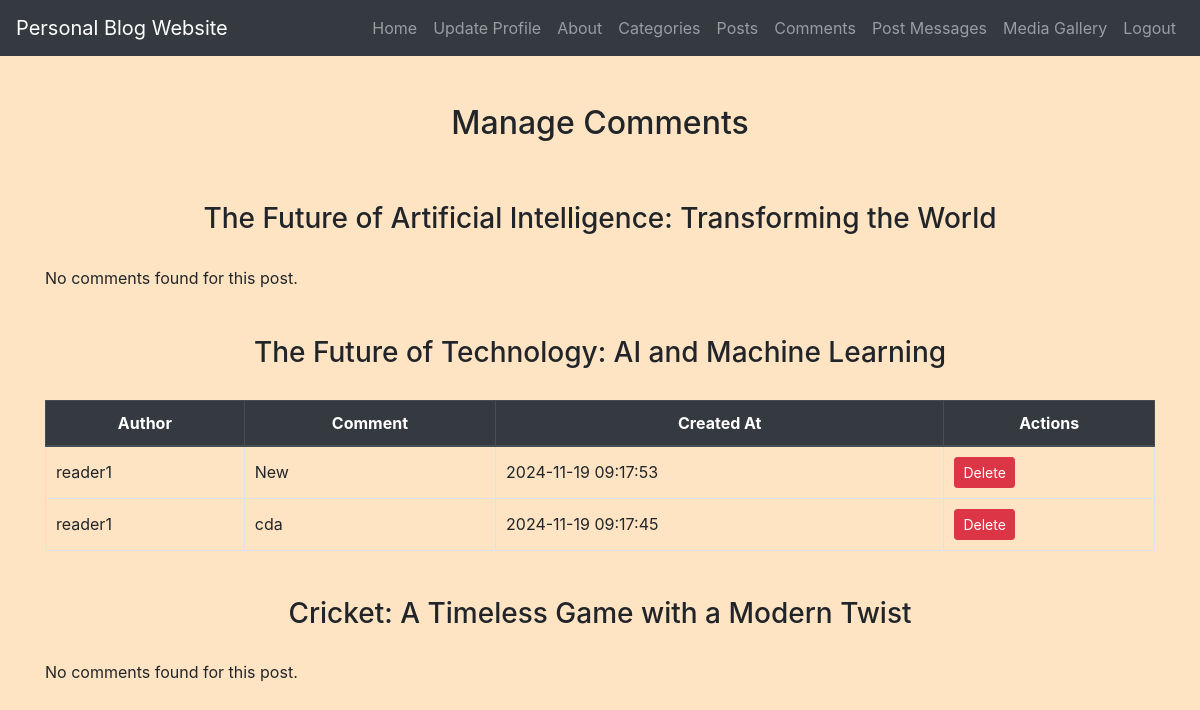
The page /creator/comments.php (signed in) on the database its author committed.
### tables this page shows
CREATE TABLE `blogposts` (
  `id` int(11) NOT NULL,
  `title` varchar(255) NOT NULL,
  `content` text NOT NULL,
  `author_id` int(11) NOT NULL,
  `category_id` int(11) NOT NULL,
  `featured_image` varchar(255) DEFAULT NULL,
  `status` enum('published','draft') NOT NULL,
  `created_at` timestamp NOT NULL DEFAULT current_timestamp(),
  `updated_at` timestamp NOT NULL DEFAULT current_timestamp() ON UPDATE current_timestamp()
);

CREATE TABLE `comments` (
  `id` int(11) NOT NULL,
  `post_id` int(11) NOT NULL,
  `comment` text NOT NULL,
  `author_name` varchar(255) NOT NULL,
  `created_at` timestamp NOT NULL DEFAULT current_timestamp()
);

### creator/comments.php (the view, shortened to what this page needs)
<?php
include('config.php');
$sql = "SELECT * FROM BlogPosts WHERE author_id = ?";
$stmt = mysqli_prepare($conn, $sql);
mysqli_stmt_bind_param($stmt, "i", $_SESSION["id"]);
mysqli_stmt_execute($stmt);
$result = mysqli_stmt_get_result($stmt);
?>
<!DOCTYPE html>
<html lang="en">
<head>
    <link rel="stylesheet" href="https://maxcdn.bootstrapcdn.com/bootstrap/4.5.2/css/bootstrap.min.css">
    <link rel="stylesheet" href="../css/style.css">
</head>
<body>
<?php include('navbar.php'); ?>
<div class="container mt-5">
    <h2>Manage Comments</h2>
    <div class="row">
        <?php
        while ($post = mysqli_fetch_assoc($result)) {
            echo '<div class="col-md-12">';
            echo '<h3>' . htmlspecialchars($post['title']) . '</h3>';
            $comments_sql = "SELECT * FROM comments WHERE post_id = ? ORDER BY created_at DESC";
            $comments_stmt = mysqli_prepare($conn, $comments_sql);
            mysqli_stmt_bind_param($comments_stmt, "i", $post['id']);
            mysqli_stmt_execute($comments_stmt);
            $comments_result = mysqli_stmt_get_result($comments_stmt);
            if (mysqli_num_rows($comments_result) > 0) {
                echo '<table class="table table-bordered mt-3">
                        <thead class="thead-dark">
                            <tr>
                                <th>Author</th>
                                <th>Comment</th>
                                <th>Created At</th>
                                <th>Actions</th>
                            </tr>
                        </thead>
                        <tbody>';
                while ($comment = mysqli_fetch_assoc($comments_result)) {
                    echo '<tr>';
                    echo '<td>' . htmlspecialchars($comment['author_name']) . '</td>';
                    echo '<td>' . nl2br(htmlspecialchars($comment['comment'])) . '</td>';
                    echo '<td>' . $comment['created_at'] . '</td>';
                    echo '<td>
                            <a href="comments.php?delete_comment_id=' . $comment['id'] . '"
                               class="btn btn-danger btn-sm"
                               onclick="return confirm(\'Are you sure you want to delete this comment?\');">Delete</a>
                          </td>';
                    echo '</tr>';
                }
                echo '</tbody>
                    </table>';
            } else {
                echo '<p>No comments found for this post.</p>';
            }
            echo '</div>';
        }
        ?>
    </div>
</div>
</body>
</html>

### css/style.css (style rules this page uses)
body { background-color: bisque; }
h1, h2, h3, h4 { text-align: center; margin-top: 30px; margin-bottom: 30px; }
.container { margin-bottom: 40px; }
.table { width: 100%; border-collapse: collapse; margin-top: 20px; }
.table th, .table td { padding: 10px; border: 1px solid #dee2e6; }
.table thead th { background-color: #f8f9fa; font-weight: bold; text-align: center; }
.table tbody td { vertical-align: middle; }

### rows shown on the page
blogposts: title "The Future of Artificial Intelligence: Transforming the World", shows "No comments found for this post."
blogposts: title "The Future of Technology: AI and Machine Learning"
comments: author_name "reader1", comment "New", created_at "2024-11-19 09:17:53"
comments: author_name "reader1", comment "cda", created_at "2024-11-19 09:17:45"
blogposts: title "Cricket: A Timeless Game with a Modern Twist", shows "No comments found for this post."
